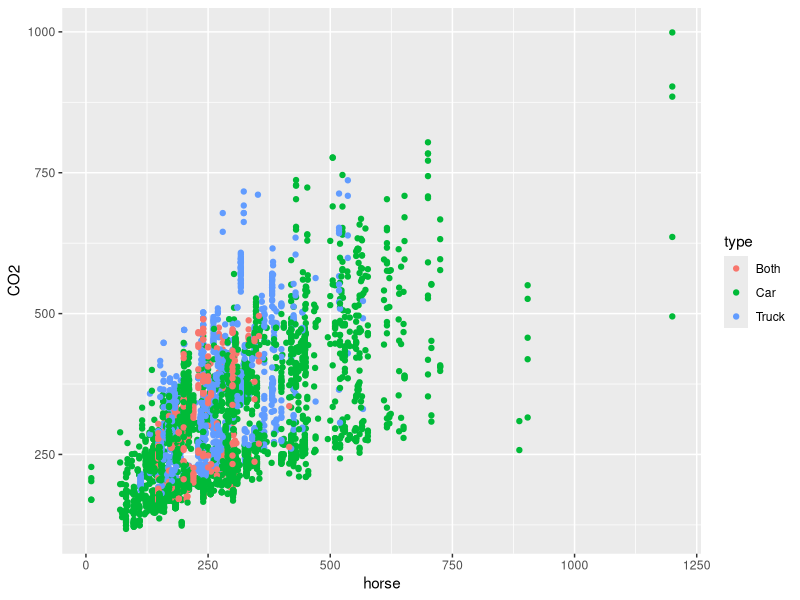
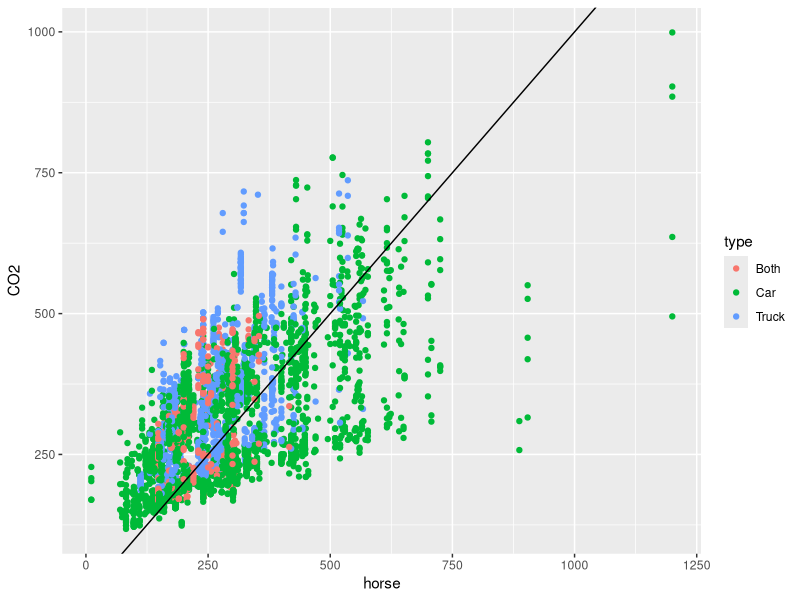
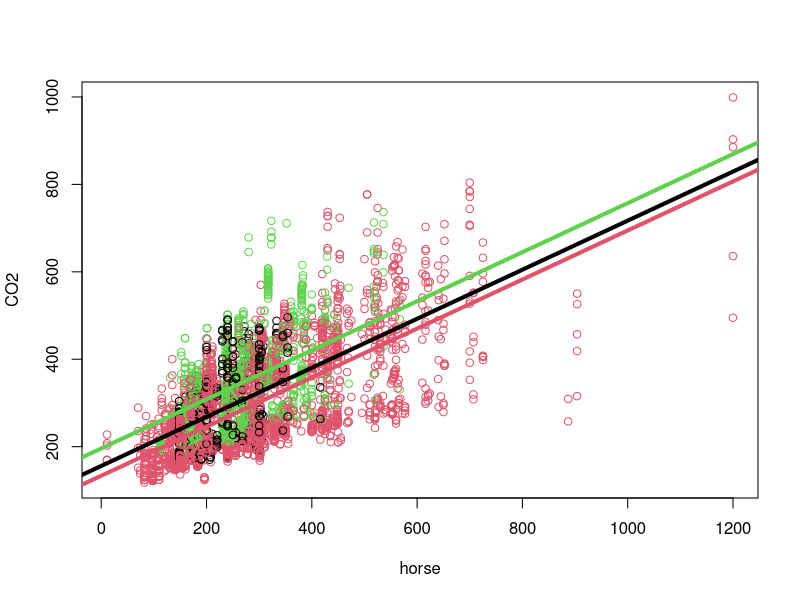
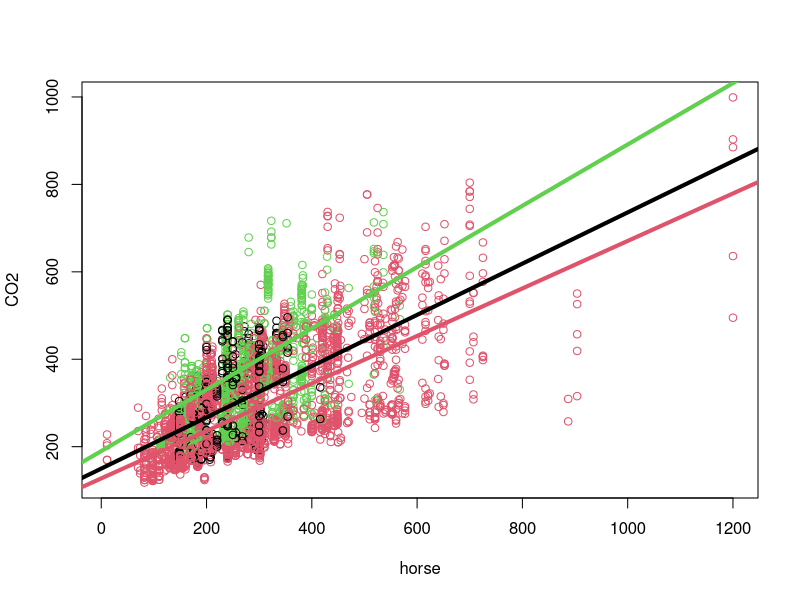

Recreate these plots in R, in order.
## ---- chunk 1
epa = read.csv("epa2015.csv")
epa$type = as.factor(epa$type)
class(epa$type)
## ---- chunk 2
library(ggplot2)
ggplot(epa,aes(x=horse,y=CO2,color=type))+geom_point()

## ---- chunk 3
co2_horse_slr = lm(CO2~horse,data=epa)
ggplot(epa,aes(x=horse,y=CO2,color=type))+geom_point()+geom_abline()
## ---- chunk 4
coef(co2_horse_slr)["horse"]
## ---- chunk 5
newdata = data.frame(horse=148,type="both")
predict(co2_horse_slr, newdata,interval="confidence")
## ---- chunk 6
co2add = lm(CO2~horse+type,data=epa)
co2add
plot(CO2 ~ horse, data=epa,col = type)
#Both 
abline(coef(co2add)[1],coef(co2add)[2],col=1 ,lwd=4)
#Car
abline(coef(co2add)[1]+ coef(co2add)[3],coef(co2add)[2], col=2, lwd = 4)
#Truck
abline(coef(co2add)[1]+ coef(co2add)[4],coef(co2add)[2], col=3, lwd=4)
## ---- chunk 7
coef(co2add)["horse"]
## ---- chunk 8
newdata = data.frame(horse=148,type="Both")
predict(co2add, newdata, interval="confidence")
## ---- chunk 9
co2int = lm(CO2~horse*type,data=epa)
co2int
plot(CO2 ~ horse, data=epa,col = type)
#Both 
abline(coef(co2int)[1],coef(co2int)[2],col=1 ,lwd=4)
#Car
abline(coef(co2int)[1]+ coef(co2add)[3],coef(co2int)[2]+coef(co2int)[5], col=2, lwd = 4)
#Truck
abline(coef(co2int)[1]+ coef(co2add)[4],coef(co2int)[2]+coef(co2int)[6], col=3, lwd = 4)
## ---- chunk 10
coef(co2int)["horse"]
## ---- chunk 11
newdata = data.frame(horse=148,type="Both")
predict(co2int, newdata, interval="confidence")
## ---- chunk 12
anova(co2_horse_slr,co2add)
## ---- chunk 13
anova(co2add,co2int)
## ---- chunk 14
hospital = read.csv("hospital.csv")
#str(hospital)
class(hospital$Care)
class(hospital$Race)
hospital$Care = as.factor(hospital$Care)
hospital$Race = as.factor(hospital$Race)
levels(hospital$Care)
levels(hospital$Race)
## ---- chunk 15
daysadd = lm(Days~Charges+Pressure+Care+Race,data=hospital)
coef(daysadd)
## ---- chunk 16
days1 = lm(Days~Charges+Pressure+Care+Race+Care:Charges+Care:Pressure,data=hospital)
anova(daysadd,days1)
## ---- chunk 17
days2 = lm(Days~Charges+Pressure+Care+Race+Care:Charges+Care:Pressure+Race:Charges+Race:Pressure,data=hospital)
anova(daysadd,days2)
## ---- chunk 18
coef(days2)["Pressure"]+coef(days2)["Pressure:Racewhite"]
## ---- chunk 19
daysint = lm(Days~Charges*Pressure*Care*Race,data=hospital)
anova(days2,daysint)
## ---- chunk 20
fish = read.csv("fish.csv")
fishint = lm(Weight~Length1*HeightPct*WidthPct,data=fish)
coef(fishint)
## ---- chunk 21
fish_smaller = lm(Weight ~ Length1 + HeightPct * WidthPct, data = fish)
## ---- chunk 22
anova(fish_smaller,fishint)
## ---- chunk 23
coef(fishint)["Length1"] + coef(fishint)["Length1:HeightPct"]*20 + coef(fishint)["Length1:WidthPct"]*10 + coef(fishint)["Length1:HeightPct:WidthPct"]*20*10
## ---- chunk 24
coef(fish_smaller)["Length1"]
## ---- chunk 25
n = 16

ex4 = data.frame(
  groups = c(rep("A", n / 2), rep("B", n / 2)),
  values = rep(0, n))
str(ex4)
## ---- chunk 26
ex4$values = rnorm(n, mean = 10, sd = 3) # simulate data
summary(lm(values ~ groups, data = ex4))
t.test(values ~ groups, data = ex4, var.equal = TRUE)
## ---- chunk 27
num_sims = 100
lm_t = rep(0, num_sims)
lm_p = rep(0, num_sims)
tt_t = rep(0, num_sims)
tt_p = rep(0, num_sims)
## ---- chunk 28
library(broom)
UIN = 662540538
set.seed(UIN)
for(i in 1:num_sims) {
  ex4$values = rnorm(n,mean=10,sd=3)
  lm_t[i] = summary(lm(formula = values ~ groups, data = ex4))$coefficients[2,3]
  lm_p[i] = summary(lm(formula = values ~ groups, data = ex4))$coefficients[2,4]
  tt_t[i] = glance(t.test(values ~ groups, data = ex4, var.equal = TRUE))$statistic
  tt_p[i] = glance(t.test(values ~ groups, data = ex4, var.equal = TRUE))$p.value
  
}
## ---- chunk 29
mean(lm_t == tt_t)
## ---- chunk 30
mean(lm_p == tt_p)
## ---- chunk 31
all.equal(lm_p,tt_p)
## ---- chunk 32
all.equal(tt_t,lm_t)
